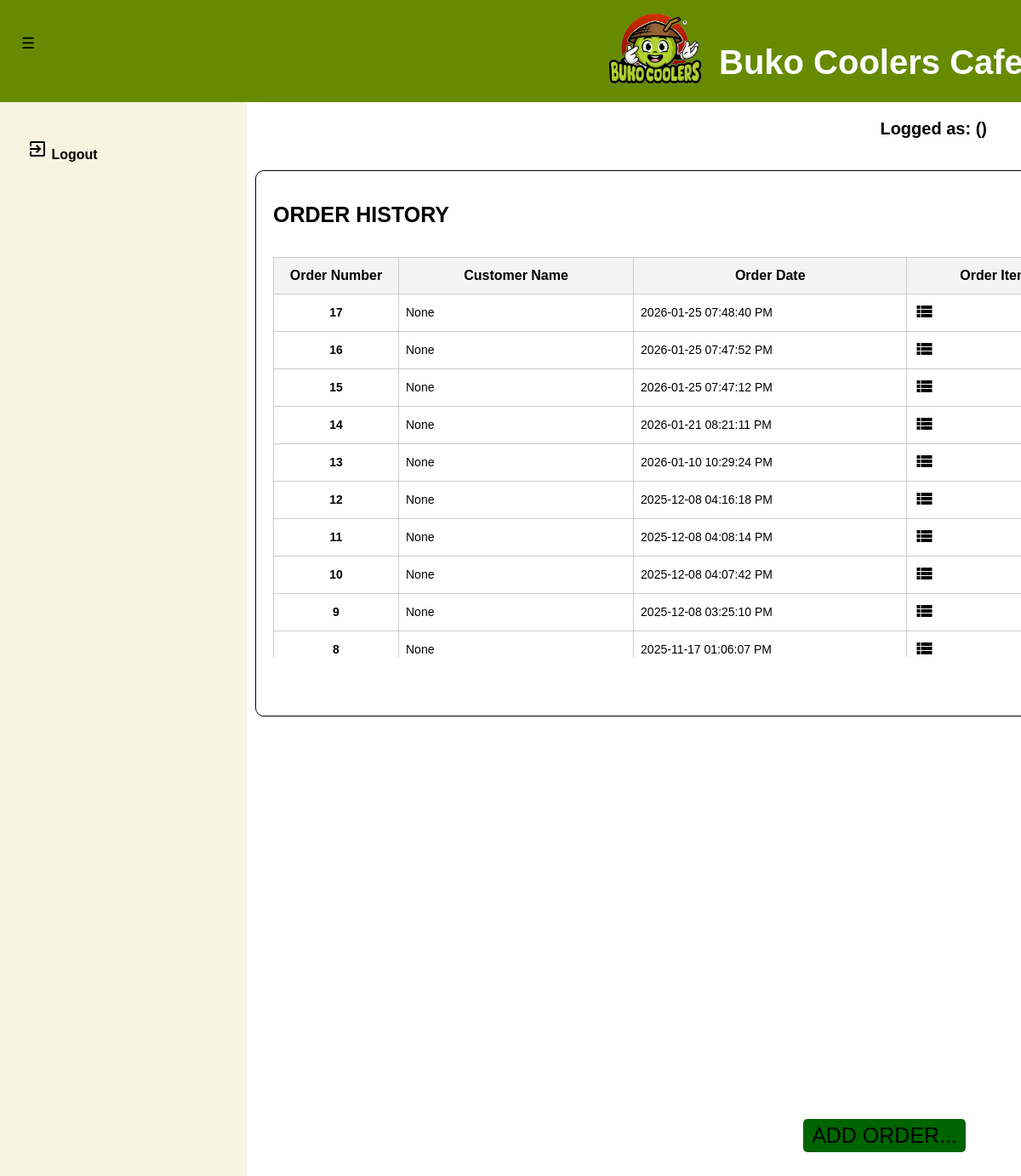
The page /order_history.php on the database its author committed.
### tables this page shows
CREATE TABLE `tbl_orders` (
  `PK_ORDER_ID` int(11) NOT NULL,
  `CUST_NAME` varchar(50) NOT NULL,
  `ORDER_TIMESTAMP` datetime NOT NULL DEFAULT current_timestamp(),
  `ORDER_SUBTOTAL` decimal(10,2) NOT NULL,
  `ORDER_TOTAL_AMT` decimal(10,2) NOT NULL,
  `ORDER_DISCOUNT_TYPE` varchar(25) NOT NULL DEFAULT 'None',
  `ORDER_PAYMENT_METHOD` enum('Cash','GCash') NOT NULL,
  `ORDER_PAID_AMT` decimal(10,2) NOT NULL,
  `ORDER_CHANGE_AMT` decimal(10,2) NOT NULL,
  `ORDER_GCASH_REF` varchar(50) NOT NULL DEFAULT 'None'
);

### order_history.php (the view, shortened to what this page needs)
<?php
    include ('database_connection.php');
?>
<!DOCTYPE html>
    <html lang="en">
    <head>
        <link rel="stylesheet" type="text/css" href="styles/dashboard.css">
        <link rel="stylesheet" type="text/css" href="styles/viewdata_style.css">
        <link rel="stylesheet" type="text/css" href="styles/dashboard_style.css">
    </head>
    <body>
        <div class="main_container">
            <header>
                <div id="navleft" class="show_navleft">
                    <span class="toggle-btn" onclick="toggleNav()">&#9776;</span>
                </div>
                <div class="header-content">
                    <div class="header-left">
                        <img src="templates/designs/logo_nonbg.png" alt="Buko Coolers Logo" class="logo">
                        <h1>Buko Coolers Cafe</h1>
                    </div>
                </div>
            </header>
            <div id="sidenav" class="side_nav">
                <a href="logout_action.php" onclick="return confirm('Are you sure do you want to logout?');"><i class="material-icons">exit_to_app</i> Logout</a>
            </div>
        </div>
        <div class="form_container">
            <h1>ORDER HISTORY</h1>
            <div class="table_container_nouppr">
                <div style="overflow-y: auto; height: 470px;">
                    <table class="dataview">
                        <thead>
                            <tr>
                                <th>Order Number</th>
                                <th>Customer Name</th>
                                <th>Order Date</th>
                                <th>Order Items</th>
                            </tr>
                        </thead>
                        <tbody id="table_body">
                            <tr>
                                <?php
                                    $show_orderlist = "SELECT PK_ORDER_ID, CUST_NAME, DATE_FORMAT(DATE_ADD(tbl_orders.ORDER_TIMESTAMP, INTERVAL 8 HOUR), '%Y-%m-%d %r') AS 'ORDER_TIMESTAMP' FROM tbl_orders ORDER BY tbl_orders.PK_ORDER_ID DESC";
                                    $exec_showorderlist = mysqli_query($databaseconn, $show_orderlist);
                                    if (mysqli_num_rows($exec_showorderlist) > 0) {
                                        while($row = mysqli_fetch_assoc($exec_showorderlist)){
                                            $ret_order_id = $row['PK_ORDER_ID'];
                                            $ret_order_cust = $row['CUST_NAME'];
                                            $ret_order_datetime = $row['ORDER_TIMESTAMP'];
                                            echo "<tr>";
                                            echo "<td style='text-align: center; width: 130px; font-weight: bold;'>$ret_order_id</td>";
                                            echo "<td>";
                                            if ($ret_order_cust === "") {
                                                echo "None";} else {
                                                echo $ret_order_cust; }
                                                echo "</td>";
                                            echo "<td>$ret_order_datetime</td>";
                                            echo "<td><a href='order_view.php?OrderID={$ret_order_id}'><i class='material-icons'>view_list</i></a>";
                                            echo "</tr>";
                                        }
                                    } else {
                                        echo "<tr>
                                        <td colspan='4'>No orders found.</td>
                                        </tr>";
                                    }
                                ?>
                            </tr>
                        </tbody>
                    </table>
                </div>
            </div>
            <div class="button_under">
                <form class="list_forms_under" method="POST" action="">
                    <button id="prodadd" name="add_prod">ADD ORDER...</button>
                </form>
            </div>
        </div>
        <div class="header-right">
            <p>Logged as: <?php echo htmlspecialchars($return_username); ?> (<?php echo htmlspecialchars($return_role); ?>)</p>
    </body>
</html>

### styles/viewdata_style.css (style rules this page uses)
.form_container { position: fixed; top: 200px; left: 300px; padding: 20px; width: 80%; height: 600px; border: 1px solid #000; border-radius: 10px; }
.form_container h1 { text-align: left; font-size: 25px; font-weight: bold; margin-bottom: 20px; }
.dataview a { text-decoration: none; color: black; }
.table_container_nouppr { position: relative; top: 15px; font-size: 16px; }
.button_under { position: fixed; right: 65px; bottom: 90px; }
#exportcsv, #exportreport, #prodadd, #searchdate, #usradd { margin-top: 10px; padding: 5px 10px; border: none; border-radius: 5px; background-color: darkgreen; color: black; cursor: pointer; font-size: 25px; }
.form-side a, .table_container_nouppr a { text-decoration: none; color: black; }
.dataview { width: 100%; border-collapse: collapse; }
.dataview thead th { border: 1px solid #ccc; position: sticky; top: 0; background-color: #f4f4f4; z-index: 3; font-size: 16px; }
.dataview th, .dataview td { border: 1px solid #ccc; padding: 12px; text-align: center; }
.dataview td { border: 1px solid #ccc; padding: 8px; text-align: left; font-size: 14px; }

### styles/dashboard_style.css (style rules this page uses)
body, html { overflow-y: auto; overflow-x: hidden; margin: 0; padding: 0; font-family: Arial, sans-serif; background-color: white; height: 100%; }
header { justify-content: space-between; align-items: flex-start; background-color: #668b00; padding: 10px; color: white; height: 100px; width: 100%; }
.header-content { display: flex; justify-content: space-between; align-items: center; }
.header-left { display: flex; align-items: center; }
.header-left .logo { width: 150px; height: auto; margin-top: -60px; margin-left: 685px; margin-right: 0px; }
.header-left h1 { color: white; font-size: 40px; margin-top: 0px; }
.header-right { position: fixed; top: 120px; right: 40px; font-size: 20px; color: black; font-weight: bold; }
.side_nav { height: calc(100vh - 120px); width: 290px; position: fixed; top: 120px; left: 0; background-color: #F8F4E1; overflow-y: auto; overflow-x: hidden; transition: 0.5s; padding-top: 10px; display: flex; flex-direction: column; }
.side_nav a { padding: 33px 8px 8px 32px; text-decoration: none; font-size: 16px; color: black; display: block; transition: 0.5s; font-weight: bold; }
#navleft { width: 290px; transition: margin-left 0.5s; padding: 16px; }
.toggle-btn { position: fixed; top: 30px; left: -5px; z-index: 1; padding: 10px 30px; color: black; cursor: pointer; font-size: 18px; }

### rows shown on the page
tbl_orders: PK_ORDER_ID "17", CUST_NAME "None", ret_order_datetime "2026-01-25 07:48:40 PM"
tbl_orders: PK_ORDER_ID "16", CUST_NAME "None", ret_order_datetime "2026-01-25 07:47:52 PM"
tbl_orders: PK_ORDER_ID "15", CUST_NAME "None", ret_order_datetime "2026-01-25 07:47:12 PM"
tbl_orders: PK_ORDER_ID "14", CUST_NAME "None", ret_order_datetime "2026-01-21 08:21:11 PM"
tbl_orders: PK_ORDER_ID "13", CUST_NAME "None", ret_order_datetime "2026-01-10 10:29:24 PM"
tbl_orders: PK_ORDER_ID "12", CUST_NAME "None", ret_order_datetime "2025-12-08 04:16:18 PM"
tbl_orders: PK_ORDER_ID "11", CUST_NAME "None", ret_order_datetime "2025-12-08 04:08:14 PM"
tbl_orders: PK_ORDER_ID "10", CUST_NAME "None", ret_order_datetime "2025-12-08 04:07:42 PM"
tbl_orders: PK_ORDER_ID "9", CUST_NAME "None", ret_order_datetime "2025-12-08 03:25:10 PM"
tbl_orders: PK_ORDER_ID "8", CUST_NAME "None", ret_order_datetime "2025-11-17 01:06:07 PM"
